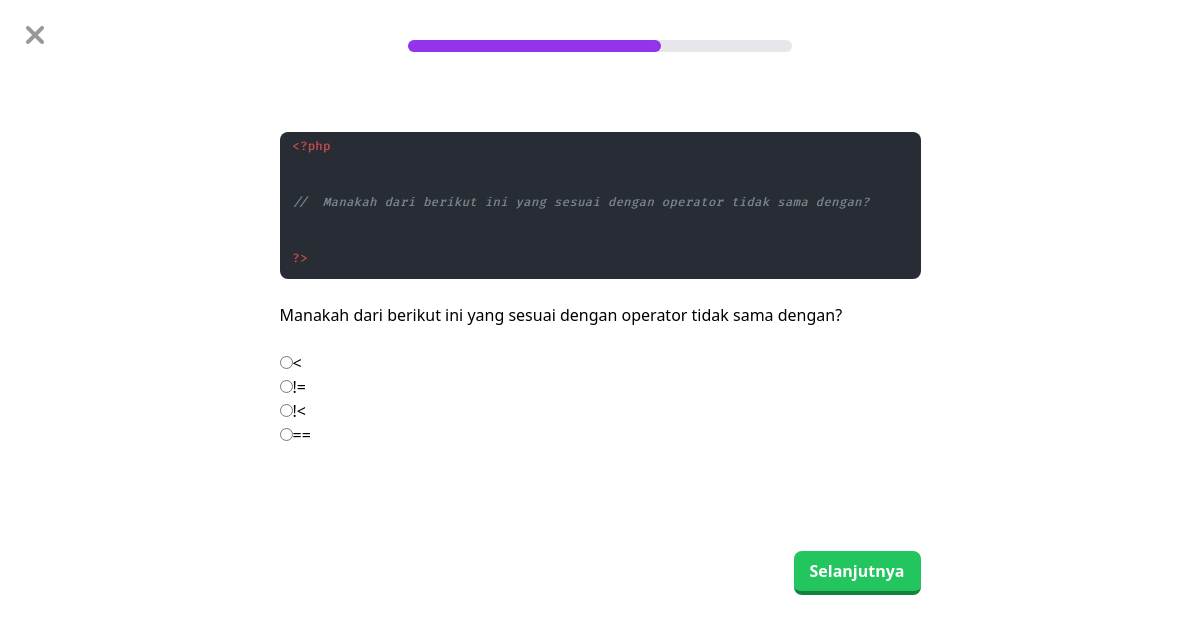
Screenshot of /codingku/php/operator1.3/question.php?n=21 with the database file from the repository.
### tables this page shows
CREATE TABLE `questions` (
  `question_number` int(11) NOT NULL,
  `question_text` text NOT NULL,
  `question_image` varchar(255) NOT NULL
);

CREATE TABLE `options` (
  `id` int(11) NOT NULL,
  `question_number` int(11) NOT NULL,
  `is_correct` tinyint(1) NOT NULL DEFAULT 0,
  `coption` text NOT NULL
);

### codingku/php/operator1.3/question.php (the view, shortened to what this page needs)
<?php
include '../../koneksi.php';
$number = $_GET['n'];
$query = "SELECT * FROM questions WHERE question_number = $number";
$result = mysqli_query($conn, $query);
$question = mysqli_fetch_assoc($result);
$query = "SELECT * FROM options WHERE question_number = $number";
$choices = mysqli_query($conn, $query);
?>
<html>
<head>
  <script src="https://cdn.tailwindcss.com"></script>
</head>
<section class="font-poppins">
  <div class="flex flex-col">
    <div class="relative">
      <div><a href="../../tailwind.php"><img src="../../gambar/x1.png" class="absolute top-5 left-5 opacity-40"></a></div>
    </div>
    <div class="m-auto my-10 mb-20">
      <div class="w-96 bg-gray-200 rounded-full h-3">
        <div class="bg-purple-600 h-3 rounded-full" style="width: 66%"></div>
      </div>
    </div>
    <div class="m-auto">
      <img class="rounded-lg" src="gambar/<?php echo $question['question_image']; ?>"><br>
      <p><?php echo $question['question_text']; ?> </p> <br>
      <form method="POST" action="process.php">
        <ul class="choicess">
          <?php while ($row = mysqli_fetch_assoc($choices)) { ?>
            <li><input type="radio" name="choice" value="<?php echo $row['id']; ?>" required><?php echo $row['coption']; ?></li>
          <?php } ?>
        </ul>
        <br>
        <div class="text-center mt-20">
          <button class="float-right bg-green-500 hover:bg-green-400 text-white font-bold py-2 px-4 border-b-4 border-green-700 hover:border-green-500 rounded-lg" name="submit" value="submit">Selanjutnya</a></button>
        </div>
    </div>
</section>

### rows the page displays
questions: question_image (picture), question_text "Manakah dari berikut ini yang sesuai dengan operator tidak sama dengan?"
options: coption "<"
options: coption "!="
options: coption "!<"
options: coption "=="
